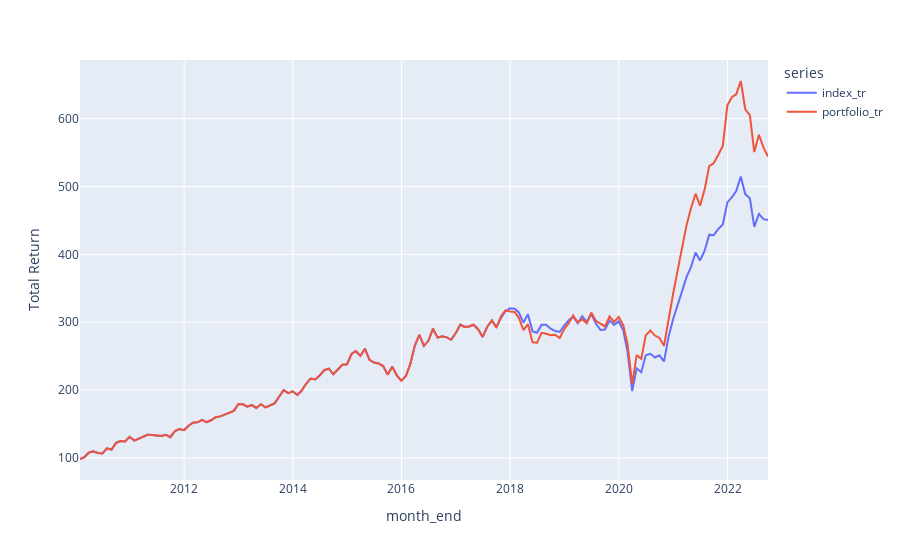

Source (notebook cell):
### Code cell
# running solution
df_returns = pd.concat(objs=[df_returns_train, df_returns_test], ignore_index=True)
df_weights_index = equalise_weights(df_returns)
df_returns, df_weights_portfolio = generate_portfolio(df_returns_train, df_returns_test)
fig1, df_rtn = plot_total_return(
    df_returns,
    df_weights_index=df_weights_index,
    df_weights_portfolio=df_weights_portfolio,
)
fig1

### Figure 1 — Plotly figure (JSON) as saved in the notebook; plotly's stock layout.template omitted (floating-point values rounded to 4 significant figures; data arrays with more than 128 entries replaced by an {"elided": "..."} marker saying what was removed)
{"data": [{"hovertemplate": "series=index_tr<br>month_end=%{x}<br>Total Return=%{y}<extra></extra>", "legendgroup": "index_tr", "line": {"color": "#636efa", "dash": "solid"}, "marker": {"symbol": "circle"}, "mode": "lines", "name": "index_tr", "orientation": "v", "showlegend": true, "type": "scatter", "x": {"elided": "153 str values"}, "xaxis": "x", "y": {"elided": "153 float values"}, "yaxis": "y"}, {"hovertemplate": "series=portfolio_tr<br>month_end=%{x}<br>Total Return=%{y}<extra></extra>", "legendgroup": "portfolio_tr", "line": {"color": "#EF553B", "dash": "solid"}, "marker": {"symbol": "circle"}, "mode": "lines", "name": "portfolio_tr", "orientation": "v", "showlegend": true, "type": "scatter", "x": {"elided": "153 str values"}, "xaxis": "x", "y": {"elided": "153 float values"}, "yaxis": "y"}], "layout": {"legend": {"title": {"text": "series"}, "tracegroupgap": 0}, "margin": {"t": 60}, "xaxis": {"anchor": "y", "domain": [0, 1], "title": {"text": "month_end"}}, "yaxis": {"anchor": "x", "domain": [0, 1], "title": {"text": "Total Return"}}}}
